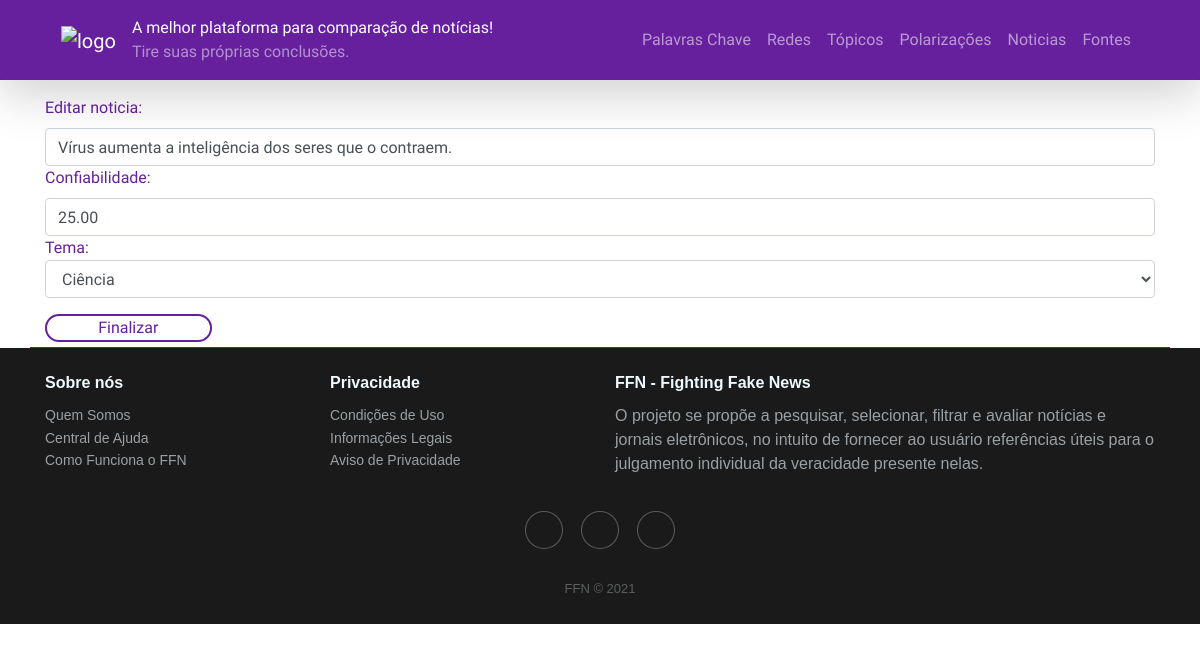
The page /CRUD/editar_noticia.php?codigo=1 on the database its author committed.
### tables this page shows
create table tb_noticias(
	not_codigo int auto_increment,
    not_titulo varchar(150) not null,
    not_data timestamp,
    not_confiabilidade decimal(4,2) not null,
    not_tem_codigo int not null,
    fulltext(not_titulo),
    constraint pk_noticias primary key(not_codigo),
    constraint fk_tem_not foreign key(not_tem_codigo) references tb_temas(tem_codigo)
);

create table tb_temas(
	tem_codigo int auto_increment,
    tem_tema varchar(45),
    constraint pk_temas primary key(tem_codigo)
);

### CRUD/editar_noticia.php (the view, shortened to what this page needs)
<?php
include("../config.php");
$codigo = $_GET['codigo'];
$consulta2 = $conexao->query("select * from tb_noticias where not_codigo = $codigo");
$resultado2 = $consulta2->fetch_assoc();
$consulta3 = $conexao->query("select * from tb_temas");
?>
<!DOCTYPE html>
<html lang="pt-br">
  <head>
    <link
      rel="stylesheet"
      href="https://maxcdn.bootstrapcdn.com/bootstrap/4.0.0/css/bootstrap.min.css"
    />
    <link
      rel="stylesheet"
      href="https://cdnjs.cloudflare.com/ajax/libs/twitter-bootstrap/4.1.3/css/bootstrap.min.css"
    />
    <link
      rel="stylesheet"
      href="https://cdnjs.cloudflare.com/ajax/libs/ionicons/2.0.1/css/ionicons.min.css"
    />
    <link rel="stylesheet" href="../ffn-style.css" />
  </head>
  <body id="body-search-result">
    <header class= "sticky-top">
      <div class="shadow-lg rounded">
        <div class="container">
          <nav class="navbar navbar-expand-md navbar-dark">
          <a class="navbar-brand" href="../index.php">
              <img
                src="https://i.imgur.com/ZB9JOd9.png"
                alt="logo"
                width="125px"
                class="image-fluid"
              />
            </a>
            <div style="font-family: 'Libre Franklin', sans-serif;" class="navbar-slotext">
              <span class="navbar-text pb-0" style="color:white; font-weight: 460;"
                >A melhor plataforma para comparação&nbsp;de notícias!
              </span>
              <br>
              <span class="navbar-text pt-0" id="subslogan"
                >Tire suas próprias conclusões.
              </span>
            </div>
            <div class="collapse navbar-collapse" id="head-div">
              <div class="navbar-nav ml-auto">
                <a class="nav-item nav-link" href="lcpalavra.php">
                  Palavras Chave</a>
                <a class="nav-item nav-link" href="lcredes.php">
                  Redes
                </a>
                <a class="nav-item nav-link" href="lctemas.php">
                  Tópicos</a>
                <a class="nav-item nav-link" href="lcpolarizacao.php">
                  Polarizações</a>
                <a class="nav-item nav-link" href="listanoticias.php">
                  Noticias</a>
                <a class="nav-item nav-link" href="listafontes.php">
                  Fontes</a>
                </div>
              </div>
            </div>
        </div>
    </header>
    <div class="container mt-3" id="area-pesquisa"
      style="color: #66209e; border-bottom: 1px solid #66209e">
      <form class="form" action="?codigo=<?php echo $resultado2['not_codigo'] ?>" method="POST" id="form-search">
        <div class="form-group">
          <label for="search">Editar noticia:</label>
          <input
          type="text"
          class="form-control"
          value="<?php echo $resultado2['not_titulo'] ?>"
          name="titulo"
          required
          id="pesquisa"
          style="font-family: Libre Franklin;"/>
          <label>Confiabilidade:</label>
          <input type="number" name="confiabilidade" required value="<?php echo $resultado2['not_confiabilidade'] ?>"id="pesquisa" class="form-control">
          Tema:
          <select name="tema" id="pesquisa" class="form-control">
		        <?php while($resultado3 = $consulta3->fetch_assoc()){ ?>
			        <option value="<?php echo $resultado3['tem_codigo']?>"<?php if($resultado2['not_tem_codigo'] == $resultado3['tem_codigo']) { echo " selected";} ?>><?php echo $resultado3['tem_tema']?></option>
		        <?php } ?>
		      </select>
        </div>
          <div class="form-group" style="margin-bottom: 5px;">
            <input type="submit" value="Finalizar" id="enviar2" />
          </div>
        </div>
    <div class="footer-dark">
      <footer>
        <div class="container" style="font-family: sans-serif;">
          <div class="row">
            <div class="col-sm-6 col-md-3 item">
              <h3>Sobre nós</h3>
              <ul>
                <li><a href="#">Quem Somos</a></li>
                <li><a href="#">Central de Ajuda</a></li>
                <li><a href="#">Como Funciona o FFN</a></li>
              </ul>
            </div>
            <div class="col-sm-6 col-md-3 item">
              <h3>Privacidade</h3>
              <ul>
                <li><a href="#">Condições de Uso</a></li>
                <li><a href="#">Informações Legais</a></li>
                <li><a href="#">Aviso de Privacidade</a></li>
              </ul>
            </div>
            <div class="col-md-6 item text">
              <h3>FFN - Fighting Fake News</h3>
              <p>
                O projeto se propõe a pesquisar, selecionar, filtrar e avaliar
                notícias e jornais eletrônicos, no intuito de fornecer ao usuário
                referências úteis para o julgamento individual da veracidade presente nelas.
              </p>
            </div>
            <div class="col item social">
              <a href="#"><i class="icon ion-social-facebook"></i></a>
              <a href="#"><i class="icon ion-social-twitter"></i></a>
              <a href="#"><i class="icon ion-social-instagram"></i></a>
            </div>
          </div>
          <p class="copyright">
            FFN © 2021</p>
        </div>
      </footer>
    </div>
  </body>
</html>

### ffn-style.css (style rules this page uses)
* { margin: 0; padding: 0; border: 0; }
header { background-color: #66209e; }
#head-div a { font-weight: 460; color: rgba(255, 255, 255, 0.55); transition: .15s; }
body { font-family: 'Urbanist', sans-serif; }
#fomr-search, #area-pesquisa { margin-top: 15px; }
#enviar2 { border: 2px solid #66209e; border-radius: 30px; width: 15%; background: none; color: #66209e; }
.footer-dark { padding: 25px 0; color: #f0f9ff; background-color: #1a1a1a; }
.footer-dark h3 { margin-top: 0; margin-bottom: 12px; font-weight: bold; font-size: 16px; }
.footer-dark ul { padding: 0; list-style: none; line-height: 1.6; font-size: 14px; margin-bottom: 0; }
.footer-dark ul a { color: inherit; text-decoration: none; opacity: 0.6; }
p.copyright { margin: 0; padding: 0; }
.footer-dark .item.text { margin-bottom: 36px; }
.footer-dark .item.text p { opacity: 0.6; margin-bottom: 0; }
.footer-dark .item.social { text-align: center; }
.footer-dark .item.social > a { font-size: 20px; width: 36px; height: 36px; line-height: 36px; display: inline-block; text-align: center; border-radius: 50%; box-shadow: 0 0 0 1px rgba(255, 255, 255, 0.4); margin: 0 8px; color: #fff; opacity: 0.75; }
.footer-dark .copyright { text-align: center; padding-top: 24px; opacity: 0.3; font-size: 13px; margin-bottom: 0; }

### rows shown on the page
tb_noticias: titulo "Vírus aumenta a inteligência dos seres que o contraem.", confiabilidade "25.00", tema "Ciência"
